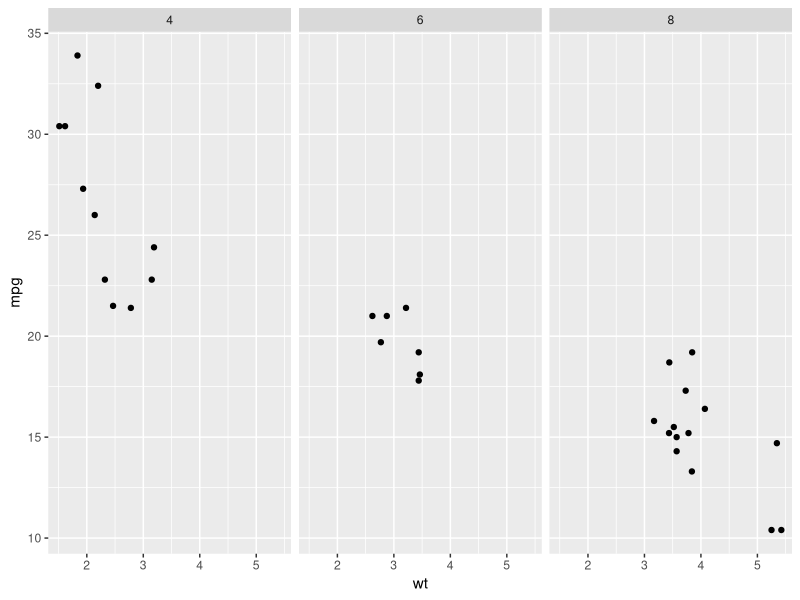
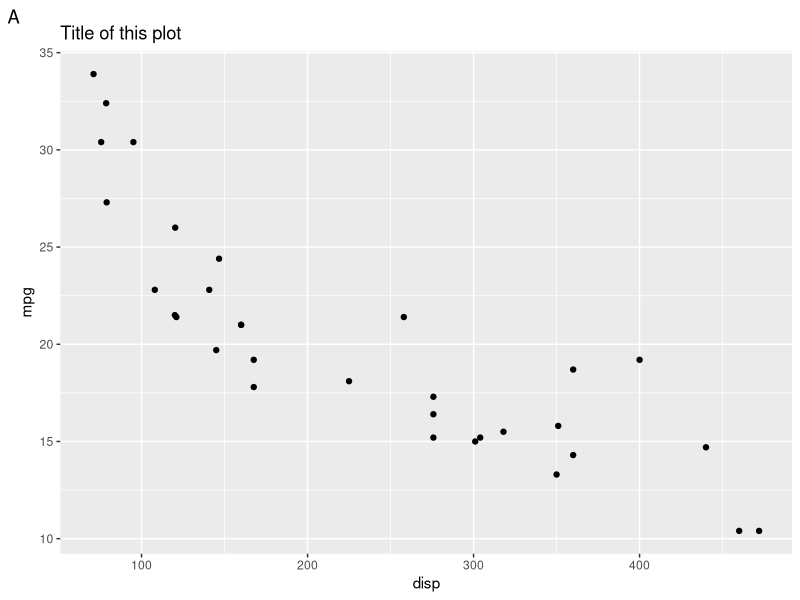
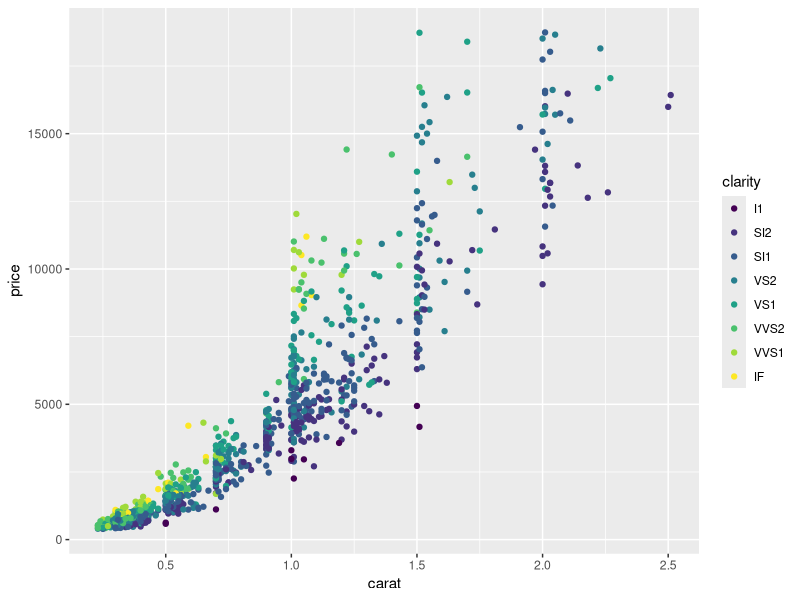
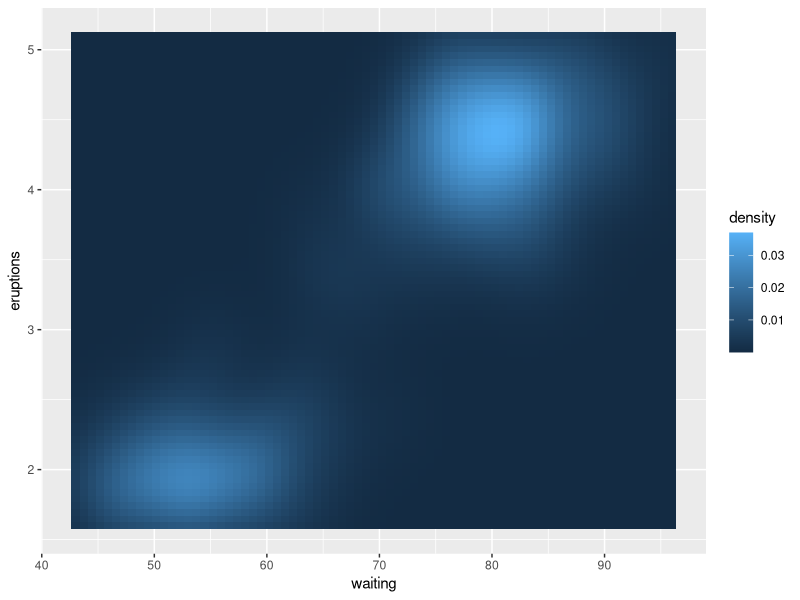
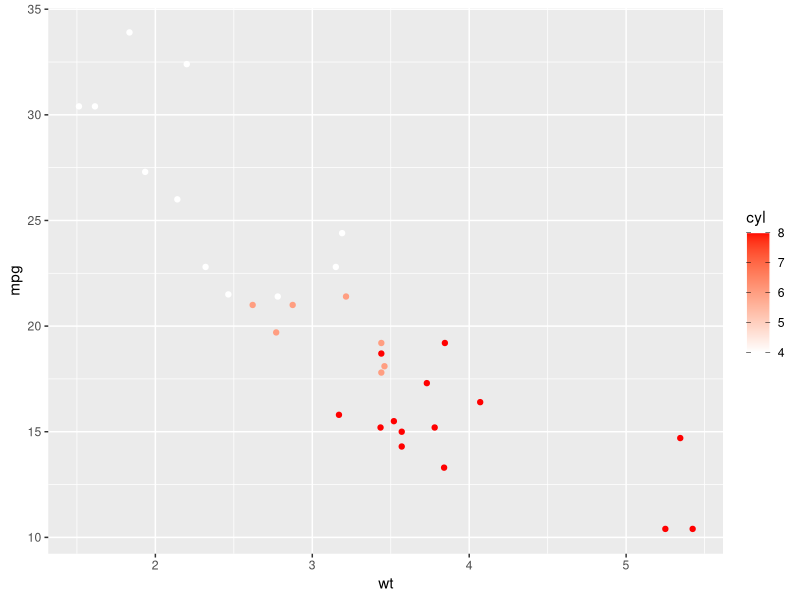
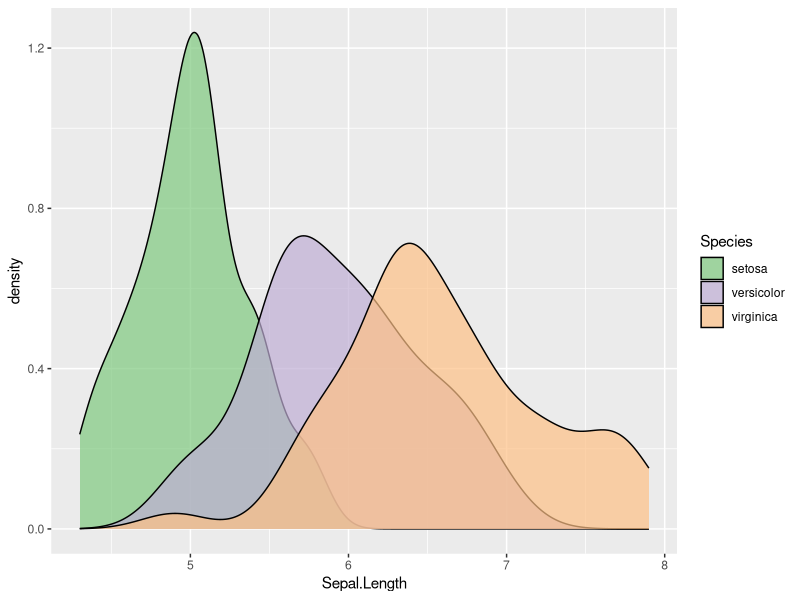

The R script that drew these images, in order:
## ---- chunk 1
library(ggplot2)
utils::packageVersion(pkg = "ggplot2")
## ---- chunk 2
x_var <- quo(wt)
y_var <- quo(mpg)
group_var <- quo(cyl)

ggplot(mtcars, aes(!!x_var, !!y_var)) + 
  geom_point() +
  facet_wrap(vars(!!group_var))

## ---- chunk 3
ggplot(mtcars) +
  geom_point(aes(disp, mpg)) +
  labs(tag = "A", title = "Title of this plot")
## ---- chunk 4
dsamp <- diamonds[sample(nrow(diamonds), 1000),]

d <- ggplot(dsamp, aes(carat, price)) + geom_point(aes(color = clarity))
d + scale_color_viridis_d()

v <- ggplot(faithfuld) + geom_tile(aes(waiting, eruptions, fill = density))
v + scale_fill_continuous()


p <- ggplot(mtcars, aes(wt, mpg)) 
p + geom_point(aes(color = cyl)) +
  scale_color_gradient(
    low = "white",
    high = "red",
    guide = guide_colorbar(
      frame.colour = "white",
      ticks.colour = "black"
    )
  )


ggplot(iris, aes(x = Sepal.Length, fill = Species)) +
  geom_density(alpha = 0.7) +
  scale_color_brewer(type = "qual", aesthetics = "fill")

